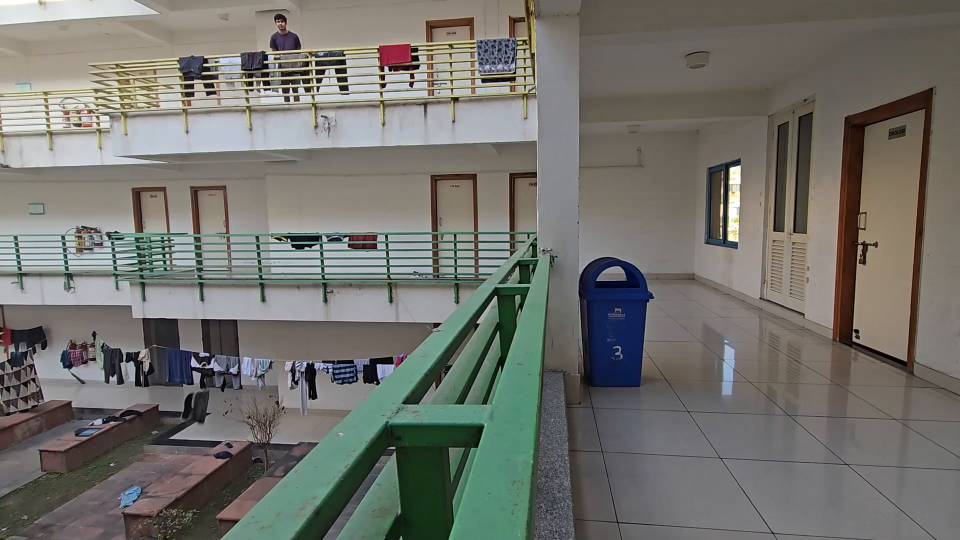
#> input picture frame 4 of assets/sample_footage1.mp4, 1920 x 1080 px, given in place of distance_2.mp4, which was not available (shown at 1/2 size)
$ python object_detect.py
#> lines starting #> are read from the running program, lines starting #| are printed output that depends on the picture; after the words box and inside, x2 and y2 are one past the last pixel; in counts of white or black regions, pixels touching at a corner belong together; pictures that were not available may be replaced by others from this repository, and a replacement may not be noted
import cv2
import numpy as np

# Video Inputq
cap = cv2.VideoCapture(r"D:\\Coding++\\web_dev_and_projects\\folderAssets\\open_cv_assets\\distance_2.mp4")
# Video Inputq
# cap = cv2.VideoCapture(r"D:\\Coding++\\web_dev_and_projects\\open_cv\\assets\\sample_footage4.mp4")

ret, prev_frame = cap.read()
#> prev_frame is the input picture: shape (1080, 1920, 3); mean B, G, R 108.4, 113.9, 114.4
if not ret:
    print("Error reading video")
    exit()
print("Video is working")

prev_frame = cv2.resize(prev_frame, (640, 480))
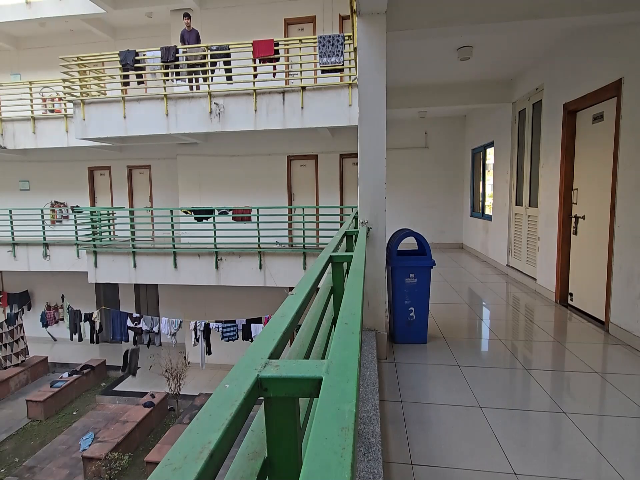
#> prev_frame: shape (480, 640, 3); mean B, G, R 108.4, 113.9, 114.4
prev_gray = cv2.cvtColor(prev_frame, cv2.COLOR_BGR2GRAY)
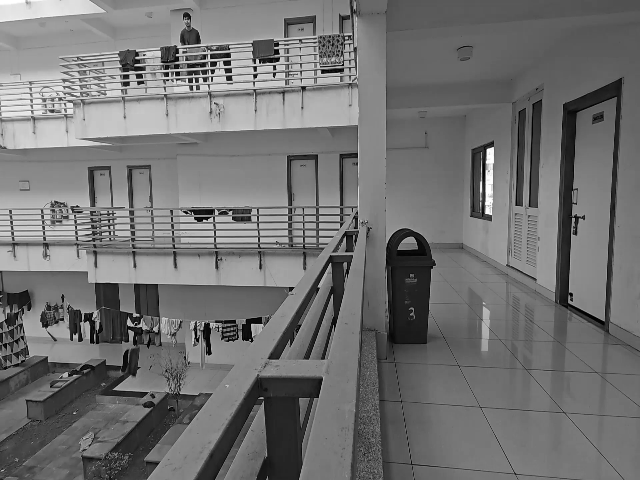
#> prev_gray: shape (480, 640); min 0, max 255, mean 113.4


# Background Subtractor
fgbg = cv2.createBackgroundSubtractorMOG2(
    history=300,
    varThreshold=50,
    detectShadows=False
)

kernel = cv2.getStructuringElement(cv2.MORPH_ELLIPSE, (3, 3))
MIN_AREA = 400


# Feature Detection (for stabilization)
feature_params = dict(
    maxCorners=200,
    qualityLevel=0.01,
    minDistance=30,
    blockSize=3
)

lk_params = dict(
    winSize=(15, 15),
    maxLevel=2,
    criteria=(cv2.TERM_CRITERIA_EPS | cv2.TERM_CRITERIA_COUNT, 10, 0.03)
)

prev_pts = cv2.goodFeaturesToTrack(prev_gray, mask=None, **feature_params)
#> prev_pts = 146 rows, first 8: [275, 65], [210, 58], [168, 72], [128, 75], [493, 148], [322, 72], [251, 324], [346, 38]


# Main Working Loop
while True:
    ret, frame = cap.read()
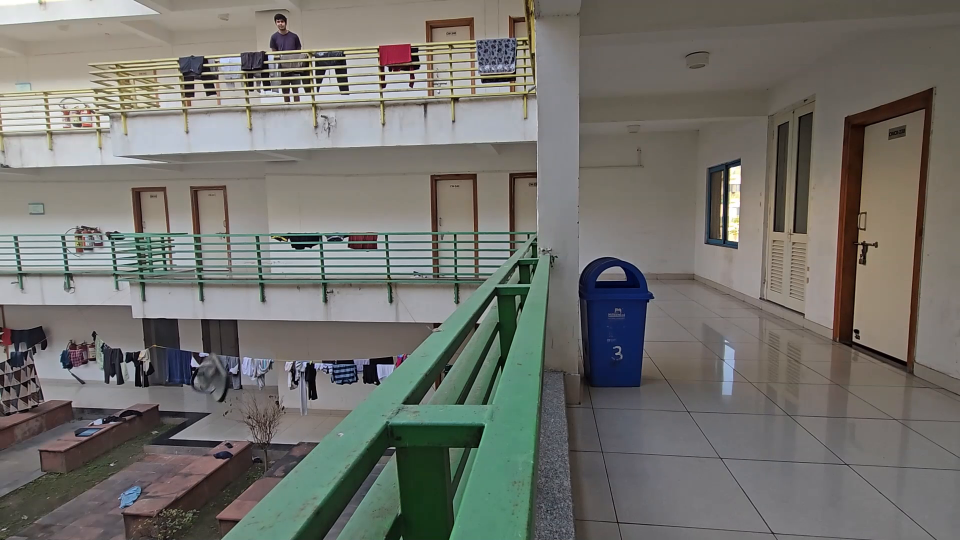
#> input picture frame 5 of assets/sample_footage1.mp4, 1920 x 1080 px, given in place of distance_2.mp4, which was not available (shown at 1/2 size)
#> frame is the input picture: shape (1080, 1920, 3); mean B, G, R 108.6, 113.9, 114.6
    if not ret:
        break

    frame = cv2.resize(frame, (640, 480))
#> frame: shape (480, 640, 3)
    gray = cv2.cvtColor(frame, cv2.COLOR_BGR2GRAY)


    # STABILIZATION STEP
    curr_pts, status, _ = cv2.calcOpticalFlowPyrLK(
        prev_gray, gray, prev_pts, None, **lk_params
    )
#> curr_pts = 146 rows, first 8: [275.1, 65.07], [210.1, 58.12], [168, 72.1], [128.1, 75.09], [493, 148.2], [322.1, 72.12], [251, 324.1], [346, 38.1]; status = 146 values from 1 to 1

    valid_prev = prev_pts[status == 1]
#> valid_prev = 146 pairs, first value 5 to 623, second value 2 to 478
    valid_curr = curr_pts[status == 1]
#> valid_curr = 146 pairs, first value 4.97 to 622.2, second value 2.13 to 477.3

    if len(valid_prev) > 10:
        m, _ = cv2.estimateAffinePartial2D(valid_curr, valid_prev)
#> m = [[1, -9.24e-05, -0.0378], [9.24e-05, 1, -0.123]]
        if m is not None:
            stabilized = cv2.warpAffine(frame, m, (640, 480))
        else:
            stabilized = frame.copy()
    else:
        stabilized = frame.copy()

    # Update for next frame
    prev_gray = gray.copy()
    prev_pts = cv2.goodFeaturesToTrack(prev_gray, mask=None, **feature_params)
#> prev_pts = 151 rows, first 8: [278, 53], [216, 62], [493, 148], [254, 78], [168, 76], [322, 72], [251, 324], [485, 213]

    # MOTION DETECTION (on stabilized frame)
    raw_mask = fgbg.apply(stabilized)
#> raw_mask: shape (480, 640); every value is 255


    clean_mask = cv2.morphologyEx(raw_mask, cv2.MORPH_OPEN, kernel)
    clean_mask = cv2.morphologyEx(clean_mask, cv2.MORPH_CLOSE, kernel)
    clean_mask = cv2.dilate(clean_mask, kernel, iterations=2)

    contours, _ = cv2.findContours(
        clean_mask, cv2.RETR_EXTERNAL, cv2.CHAIN_APPROX_SIMPLE
    )
#> contours = [[[0, 0], [0, 479], [639, 479], [639, 0]]]

    display = stabilized.copy()

    if contours:
        largest = max(contours, key=cv2.contourArea)
#> largest = [[0, 0], [0, 479], [639, 479], [639, 0]]
        area = cv2.contourArea(largest)
#> area = 306081

        if area > MIN_AREA:
            x, y, w, h = cv2.boundingRect(largest)
#> x = 0; y = 0; w = 640; h = 480

            # Draw bounding box
            cv2.rectangle(display, (x, y), (x+w, y+h), (0, 255, 0), 2)
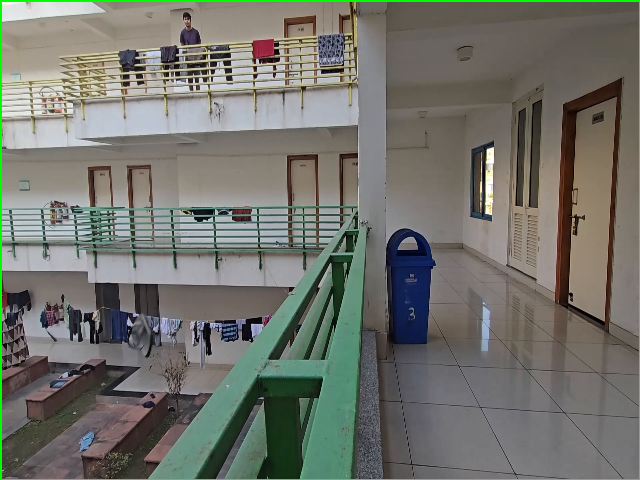
#> display: shape (480, 640, 3); mean B, G, R 107.4, 115.4, 113.2

            # Compute center coordinates
            cx = x + w // 2
#> cx = 320
            cy = y + h // 2
#> cy = 240

            # Draw center point
            cv2.circle(display, (cx, cy), 4, (0, 0, 255), -1)
#> display: shape (480, 640, 3); 0.02% of pixels changed, all inside (x1, y1, x2, y2) = (316, 236, 325, 245)

            # Display coordinates on frame
            coord_text = f"X: {cx}, Y: {cy}"
#> coord_text = 'X: 320, Y: 240'
            cv2.putText(
                display,
                coord_text,
                (x, y - 10),
                cv2.FONT_HERSHEY_SIMPLEX,
                0.5,
                (0, 255, 0),
                2
            )

            # OPTIONAL: print coordinates to terminal
            print(f"Object center at: ({cx}, {cy})")
#| Object center at: (320, 240)


    # DISPLAY
    cv2.imshow("Original (Shaky)", frame)
    cv2.imshow("Stabilized Frame", stabilized)
    cv2.imshow("Foreground Mask", clean_mask)
    cv2.imshow("Final Detection", display)

    if cv2.waitKey(10) & 0xFF == ord('q'):
#> (key q is pressed here)
        break

cap.release()
cv2.destroyAllWindows()

$ run again, starting later in the video
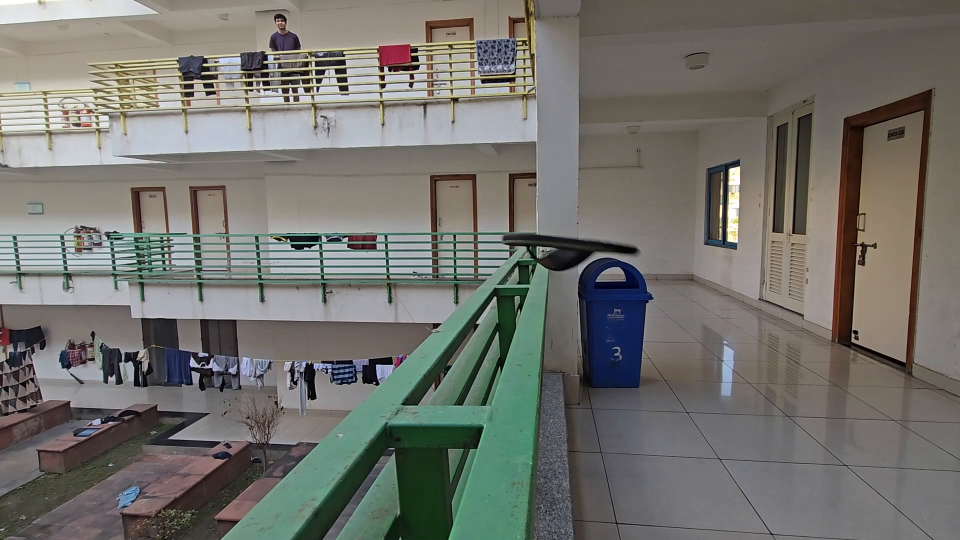
#> input picture frame 19 of assets/sample_footage1.mp4, 1920 x 1080 px, given in place of distance_2.mp4, which was not available (shown at 1/2 size)
#> prev_frame is the input picture: shape (1080, 1920, 3); mean B, G, R 108.4, 113.8, 114.4
#> prev_frame: shape (480, 640, 3)
#> `prev_pts = cv2.goodFeaturesToTrack(prev_gray, mask=None, **feature_par..`: prev_pts = 145 rows, first 8: [260, 63], [231, 211], [231, 80], [230, 48], [346, 38], [176, 75], [138, 84], [485, 214]
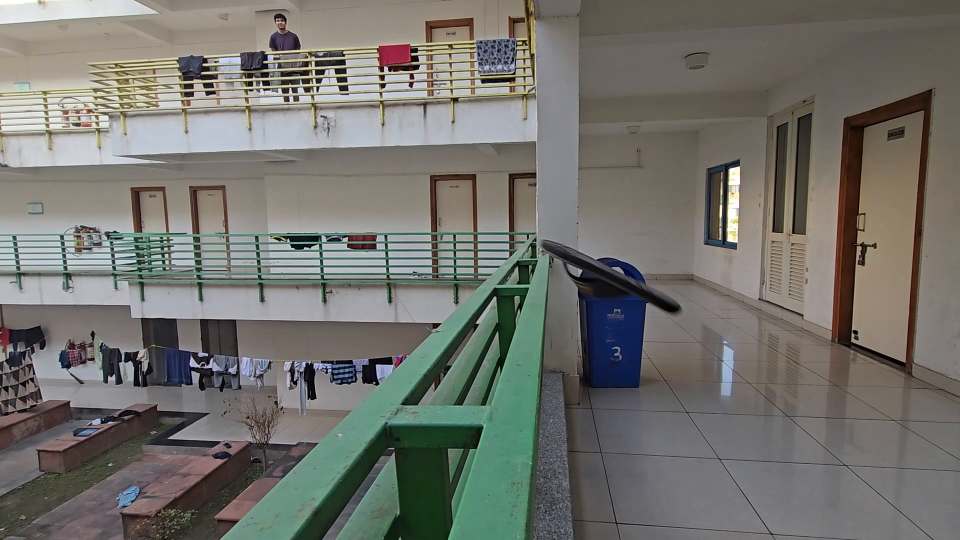
#> input picture frame 20 of assets/sample_footage1.mp4, 1920 x 1080 px, given in place of distance_2.mp4, which was not available (shown at 1/2 size)
#> frame is the input picture: shape (1080, 1920, 3); mean B, G, R 108.5, 114.1, 114.6
#> frame: shape (480, 640, 3)
#> curr_pts = 145 rows, first 8: [259.9, 62.87], [230.9, 210.9], [230.9, 79.85], [229.9, 47.85], [346, 37.88], [176, 74.86], [137.9, 83.81], [485, 214]; status = 145 values from 1 to 1
#> valid_prev = 145 pairs, first value 2 to 615, second value 2 to 478
#> valid_curr = 145 pairs, first value 1.97 to 615, second value 1.85 to 477
#> m = [[1, 0.000228, 0.039], [-0.000228, 1, 0.199]]
#> `prev_pts = cv2.goodFeaturesToTrack(prev_gray, mask=None, **feature_par..`: prev_pts = 143 rows, first 8: [254, 63], [231, 211], [346, 38], [135, 74], [216, 62], [492, 149], [182, 52], [194, 217]
#> raw_mask: shape (480, 640); every value is 255
#> contours = [[[0, 0], [0, 479], [639, 479], [639, 0]]]
#> largest = [[0, 0], [0, 479], [639, 479], [639, 0]]
#> area = 306081
#> x = 0; w = 640; h = 480
#> `cv2.rectangle(display, (x, y), (x+w, y+h), (0, 255, 0), 2)`:
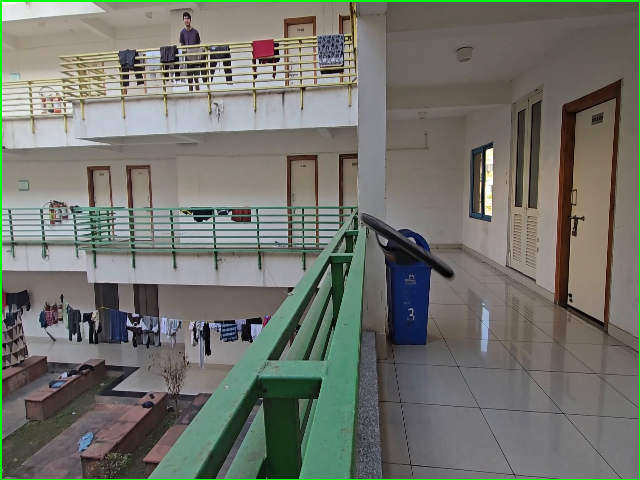
#> display: shape (480, 640, 3); mean B, G, R 107.3, 115.5, 113.3
#> cx = 320
#> cy = 240
#> coord_text = 'X: 320, Y: 240'
#| Object center at: (320, 240)

$ run again, starting later in the video
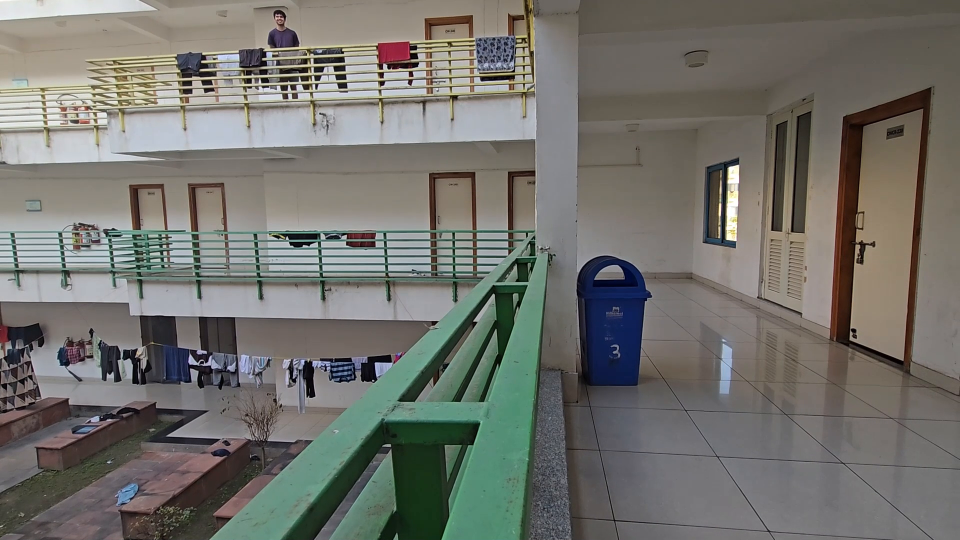
#> input picture frame 34 of assets/sample_footage1.mp4, 1920 x 1080 px, given in place of distance_2.mp4, which was not available (shown at 1/2 size)
#> prev_frame is the input picture: shape (1080, 1920, 3); mean B, G, R 108.3, 113.8, 114.3
#> prev_frame: shape (480, 640, 3)
#> `prev_gray = cv2.cvtColor(prev_frame, cv2.COLOR_BGR2GRAY)`:
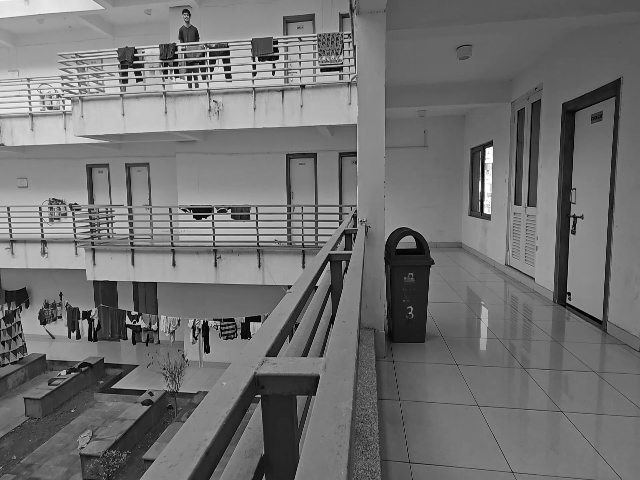
#> prev_gray: shape (480, 640); min 0, max 255, mean 113.3
#> `prev_pts = cv2.goodFeaturesToTrack(prev_gray, mask=None, **feature_par..`: prev_pts = 154 rows, first 8: [137, 81], [254, 61], [230, 209], [211, 74], [278, 42], [167, 70], [492, 147], [250, 322]
#> frame: shape (480, 640, 3)
#> curr_pts = 154 rows, first 8: [137, 80.76], [254.1, 60.81], [230, 208.8], [211, 73.86], [278, 41.76], [167, 69.74], [492, 146.9], [250, 321.8]; status = 154 values from 1 to 1
#> valid_prev = 154 pairs, first value 2 to 637, second value 4 to 478
#> valid_curr = 154 pairs, first value 2.09 to 637, second value 3.81 to 477.4
#> m = [[1, 0.000264, -0.0888], [-0.000264, 1, 0.257]]
#> `prev_pts = cv2.goodFeaturesToTrack(prev_gray, mask=None, **feature_par..`: prev_pts = 151 rows, first 8: [211, 70], [273, 63], [230, 209], [492, 147], [250, 322], [137, 81], [175, 72], [72, 332]
#> raw_mask: shape (480, 640); every value is 255
#> contours = [[[0, 0], [0, 479], [639, 479], [639, 0]]]
#> largest = [[0, 0], [0, 479], [639, 479], [639, 0]]
#> area = 306081
#> x = 0; w = 640; h = 480
#> `cv2.rectangle(display, (x, y), (x+w, y+h), (0, 255, 0), 2)`:
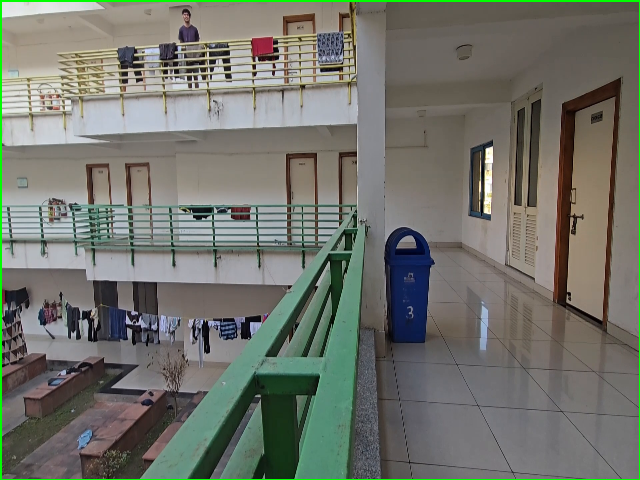
#> display: shape (480, 640, 3); mean B, G, R 107.1, 115.3, 112.9
#> cx = 320
#> cy = 240
#> coord_text = 'X: 320, Y: 240'
#| Object center at: (320, 240)
